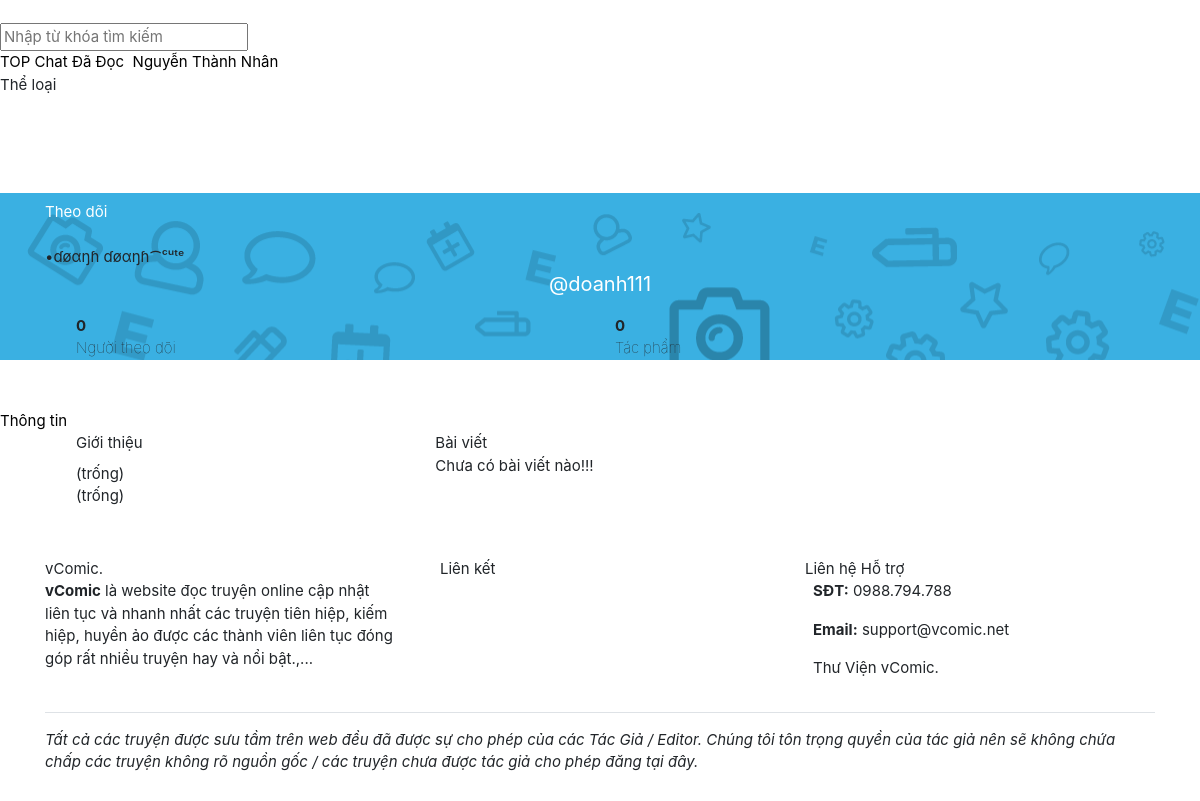
The app's page /doanh111 (signed in) with its own data.
### tables this page shows
CREATE TABLE `users` (
  `id` int(11) NOT NULL,
  `username` varchar(255) NOT NULL,
  `email` varchar(255) NOT NULL,
  `password` varchar(255) NOT NULL,
  `role` tinyint(4) NOT NULL DEFAULT 0,
  `vip` tinyint(4) NOT NULL DEFAULT 0,
  `fullname` varchar(255) NOT NULL,
  `gender` varchar(2) NOT NULL,
  `gold` int(11) NOT NULL DEFAULT 0,
  `coin` int(11) NOT NULL DEFAULT 0,
  `birthday` int(11) NOT NULL,
  `cover` varchar(255) NOT NULL,
  `avatar` varchar(255) NOT NULL,
  `recover_code` varchar(255) NOT NULL,
  `recover_time` int(11) NOT NULL,
  `login_at` int(11) NOT NULL,
  `created_at` int(11) NOT NULL
);

### system/routes.php (called while the page is built)
<?php
$routes = [
	'/' => 'home/home.php',
	'/login' => 'users/login.php',
	'/register' => 'users/register.php',
	'/logout' => 'users/logout.php',
	'/search' => 'search.php',
	'/chat' => 'chat/chat.php',
	'/chat/clear' => 'chat/chat.php?act=clear',
	'/chat/del/(.*)' => 'chat/chat.php?act=del&id=$1',
	'/chat/page/(.*)' => 'chat/chat.php?page=$1',
	'/category/(.*)/page/(.*)' => 'category/category.php?slug=$1&page=$2',
	'/category/(.*)' => 'category/category.php?slug=$1',
	'/tag/(.*)/page/(.*)' => 'tag/tag.php?slug=$1&page=$2',
	'/tag/(.*)' => 'tag/tag.php?slug=$1',
	'/story/read' => 'story/read.php',
	'/story/read/page/(.*)' => 'story/read.php?page=$1',
	'/story/(.*)/like' => 'story/story.php?slug=$1&act=like',
	'/story/(.*)/unlike' => 'story/story.php?slug=$1&act=unlike',
	'/story/(.*)/nomination' => 'story/story.php?slug=$1&act=nomination',
	'/story/(.*)/(.*)' => 'chapter/chapter.php?slug=$2',
	'/story/(.*)' => 'story/story.php?slug=$1',
	'/works/story/new' => 'work/createStory.php',
	'/works/(.*)/new' => 'work/createChapter.php?slug=$1',
	'/profile' => 'users/profile.php',
	'/profile/page/(.*)' => 'users/profile.php?page=$1',
	'/profile/avatar' => 'users/avatar.php',
	'/profile/cover' => 'users/cover.php',
	'/profile/settings' => 'users/settings.php',
	'/profile/password' => 'users/change_password.php',
	'/users/recover' => 'users/recover.php',
	'/users/recover/set/(.*)/(.*)' => 'users/recover.php?act=set&username=$1&recover_code=$2',
	'/(.*)/page/(.*)' => 'users/index.php?username=$1&page=$2',
	'/(.*)/follow' => 'users/index.php?username=$1&act=follow',
	'/(.*)/unfollow' => 'users/index.php?username=$1&act=unfollow',
	'/(.*)' => 'users/index.php?username=$1',
];

### modules/users/index.php (called while the page is built, shortened)
<?php
require_once('system/bootstrap.php');
$data = get_info($username);
$data_profile = get_profile($data['id']);
$count_status = count_status_public($data['id']);
require_once('themes/' . THEME . '/layout/head.php');
require_once('themes/' . THEME . '/templates/users/index.php');
require_once('themes/' . THEME . '/layout/end.php');

### system/bootstrap.php (called while the page is built, shortened)
<?php
require_once('functions.php');
require_once('routes.php');
if (isset($_SESSION['username'])) {
    $username = trim($_SESSION['username']);
    $_user = get_info($username);
    if ($_user) {
        $user = $_user;
        $user_id = $user['id'];
    }
}

### system/functions.php (called while the page is built, shortened)
<?php
function _e($str)
{
    return htmlspecialchars($str, ENT_QUOTES, 'UTF-8');
}

### themes/colab/templates/users/index.php (the view, shortened to what this page needs)
<section class="profile">
    <div class="container-fluid profile-cover pt-2" style="background-image:url('<?= get_cover($data
    ['id']) ?>');">
        <div class="container fill">
<?php if ($user_id): ?>
            <div class="follow">
                <div class="button-follow">
    <?php if (check_rela($data['id'], $user_id, 1) == 0): ?>
                    <a href="/<?= $data['username'] ?>/follow" class="text-white"><i class="fal fa-user-plus"></i> Theo dõi</a>
    <?php else: ?>
                    <a href="/<?= $data['username'] ?>/unfollow" class="text-white"><i class="fal fa-user-minus"></i> Bỏ theo dõi</a>
    <?php endif ?>
                </div>
            </div>
<?php endif ?>
            <div class="profile-avatar">
            </div>
            <div class="name"><?= $data['fullname'] ?></div>
            <p align="center" style="font-size: 20px; color: #fff">@<?= $data['username'] ?></p>
            <div class="stats">
                <div class="row mx-0 mx-md-3">
                    <div class="followers col-6">
                        <div class="font-weight-bolder">
                            <?= count_rela($data['id'], 1) ?>
                        </div>
                        <div class="font-weight-lighter">
                            Người theo dõi
                        </div>
                    </div>
                    <div class="works col-6">
                        <div class="font-weight-bolder">
                            <?= count_stories($data['id']) ?>
                        </div>
                        <div class="font-weight-lighter">
                            Tác phẩm
                        </div>
                    </div>
                </div>
            </div>
        </div>
    </div>
</section>
<section class="">
    <div class="custom-navs" role="tablist" id="myTab">
        <a class="item active" href="#">
            Thông tin
        </a>
    </div>
    <div class="container active">
        <div class="row mx-0 mx-md-3">
            <div class="col-md-4">
                <div class="free-title mb-2">
                    <div class="content">
                        Giới thiệu
                    </div>
                </div>
                <div class="custom-list-group">
                    <div class="item">
                        <?= isset($data_profile['about']) ? $data_profile['about'] : '(trống)' ?>
                    </div>
                    <div class="item">
                        <i class="fab fa-facebook" style="color:var(--facebook-color)"></i> <?= isset($data_profile['facebook']) ? $data_profile['facebook'] : '(trống)' ?>
                    </div>
                </div>
            </div>
            <div class="col-md-8">
                <div class="free-title">
                    <div class="content">
                        Bài viết
                    </div>
                </div>
<?php if ($count_status):
    foreach ($data_status as $data_stt):
?>
                <div class="p-3 rounded border media mb-3 shadow-sm">
                    <img class="lazy avatar" data-original="<?= get_avatar($data['id']) ?>" />
                    <div class="media-body pl-3">
                        <div class="top-line">
                            <div class="name">
                                <a href="#" class="text-dark font-weight-bolder"><?= $data['fullname'] ?></a>
                            </div>
                            <div class="time small-text font-italic">
                                <?= date('d-m-Y', $data_stt['created_at']) ?> <i class="fal fa-globe-asia mx-2"></i>
                            </div>
                        </div>
                        <div class="content-line mt-2">
                            <div style="font-size: 15px"><?= $data_stt['msg'] ?></div>
                        </div>
                    </div>
                </div>
    <?php endforeach ?>
    <?= pagination('/' . $data['username'], $count_status) ?>
<?php else: ?>
                Chưa có bài viết nào!!!
<?php endif ?>
            </div>
        </div>
    </div>
</section>

### index.php (shortened to what this page needs)
<?php
require_once('system/bootstrap.php');
$uri = $_SERVER['REQUEST_URI'];
foreach ($routes as $key => $value) {
	if (preg_match('#^' . $key . '$#', $uri)) {
		$uri = preg_replace('#^' . $key . '$#', $value, $uri);
		$a = explode('?', $uri, 2);
		$username = isset($_GET['username']) ? _e(trim($_GET['username'])) : '';
		require_once('modules/' . $a[0]);
		exit;
	}
}

### themes/colab/layout/head.php (shortened to what this page needs)
<!DOCTYPE html>
<html lang="vi">
<head>
	<link rel="stylesheet" href="<?= SITE_URL ?>/assets/css/all.min.css?ver=<?= VERSION ?>" />
	<link rel="stylesheet" href="<?= SITE_URL ?>/assets/css/bootstrap.min.css?ver=<?= VERSION ?>" />
	<link rel="stylesheet" href="<?= SITE_URL ?>/themes/<?= THEME ?>/css/swiper.min.css?ver=<?= VERSION ?>" />
	<link rel="stylesheet" href="<?= SITE_URL ?>/themes/<?= THEME ?>/css/custom.css?ver=<?= VERSION ?>" />
</head>
<body>
    <header style="margin-bottom: 52px;">
        <nav class="custom-nav">
            <div class="custom-nav-brand">
                <a href="/" class="text-white">vComic.</a>
            </div>
            <div class="custom-nav-search">
                <form method="GET">
                    <input type="text" class="nav-search-input" name="search" id="search" placeholder="Nhập từ khóa tìm kiếm" />
                </form>
            </div>
            <div class="custom-nav-item">
                <div class="custom-nav-list">
                    <a class="item" href="/top">
                        <i class="far fa-hashtag"></i> TOP
                    </a>
    <?php if ($user_id): ?>
                    <a class="item" href="/chat">
                        <i class="fal fa-comment-alt-lines"></i> Chat
                    </a>
                    <a class="item" href="/story/read">
                        <i class="far fa-history"></i> Đã Đọc
                    </a>
                    <a class="item" href="/profile">
                        <img class="lazy avatar-sm" data-original="/uploads/avatar/<?= $user['avatar'] ?>?t=<?= time() ?>"> <?= $user['fullname'] ?>
                    </a>
    <?php endif ?>
                    <div class="item cursor">
                        <i class="fal fa-list"></i> <span class="list-title">Thể loại</span>
                        <div class="more-item category">
                            <div class="row text-center">
    <?php if (get_categories()): ?>
    <?php foreach (get_categories() as $list_cate): ?>
                                <div class="col-6 sub px-2">
                                    <a href="/category/<?= $list_cate['slug'] ?>" class="text-white"><?= $list_cate['name'] ?></a>
                                </div>
    <?php endforeach ?>
    <?php else: ?>
                                <div class="col-12 sub px-2">
                                    <a href="#" class="text-white">Chưa có danh mục nào!</a>
                                </div>
    <?php endif ?>
                            </div>
                        </div>
                    </div>
                </div>
            </div>
        </nav>
    </header>

### records on screen
users: fullname "Nguyễn Thành Nhân"
users: fullname "•ɗøαŋɦ ɗøαŋɦ⁀ᶜᵘᵗᵉ", username "doanh111"

### other values on screen
count_rela($data['id'], 1) "0"
count_stories($data['id']) "0"
